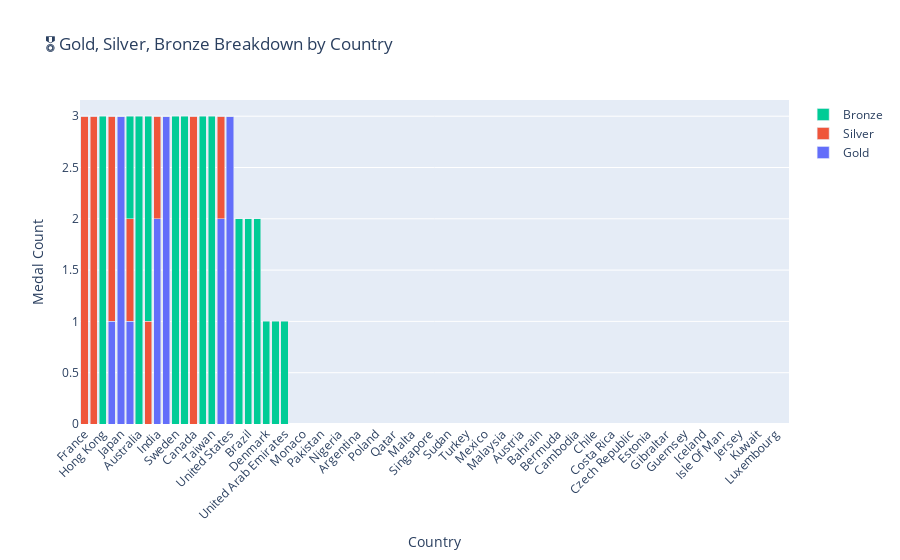

Notebook source saved alongside this figure:
### Code cell
# Load and clean your summary data
summary_df = pd.read_csv("country_metrics_medals.csv")

# Make sure required columns exist and are numeric
for col in ['Gold', 'Silver', 'Bronze']:
    summary_df[col] = pd.to_numeric(summary_df[col], errors="coerce").fillna(0)

# Create the stacked bar chart
fig = go.Figure(data=[
    go.Bar(name='Gold', x=summary_df['Country'], y=summary_df['Gold']),
    go.Bar(name='Silver', x=summary_df['Country'], y=summary_df['Silver']),
    go.Bar(name='Bronze', x=summary_df['Country'], y=summary_df['Bronze'])
])

fig.update_layout(
    barmode='stack',
    title="🎖️ Gold, Silver, Bronze Breakdown by Country",
    xaxis_title="Country",
    yaxis_title="Medal Count",
    xaxis_tickangle=-45
)

fig.show()

### Figure 1 — Plotly figure (JSON) as saved in the notebook; plotly's stock layout.template omitted (floating-point values rounded to 4 significant figures)
{"data": [{"name": "Gold", "type": "bar", "x": ["France", "Switzerland", "Hong Kong", "Germany", "Japan", "Saudi Arabia", "Australia", "South Korea", "India", "China", "Sweden", "Spain", "Canada", "Netherlands", "Taiwan", "United Kingdom", "United States", "Ireland", "Brazil", "Italy", "Denmark", "Norway", "United Arab Emirates", "Panama", "Monaco", "Oman", "Pakistan", "New Zealand", "Nigeria", "Peru", "Argentina", "Philippines", "Poland", "Portugal", "Qatar", "Romania", "Malta", "Russia", "Singapore", "South Africa", "Sudan", "Thailand", "Turkey", "Uruguay", "Mexico", "Kazakhstan", "Malaysia", "Macau", "Austria", "Bahamas", "Bahrain", "Belgium", "Bermuda", "British Virgin Islands", "Cambodia", "Cayman Islands", "Chile", "Colombia", "Costa Rica", "Cyprus", "Czech Republic", "Egypt", "Estonia", "Finland", "Gibraltar", "Greece", "Guernsey", "Hungary", "Iceland", "Indonesia", "Isle Of Man", "Israel", "Jersey", "Jordan", "Kuwait", "Lithuania", "Luxembourg", "Vietnam"], "y": [0, 0, 0, 1, 3, 1, 0, 0, 2, 3, 0, 0, 0, 0, 0, 2, 3, 0, 0, 0, 0, 0, 0, 0, 0, 0, 0, 0, 0, 0, 0, 0, 0, 0, 0, 0, 0, 0, 0, 0, 0, 0, 0, 0, 0, 0, 0, 0, 0, 0, 0, 0, 0, 0, 0, 0, 0, 0, 0, 0, 0, 0, 0, 0, 0, 0, 0, 0, 0, 0, 0, 0, 0, 0, 0, 0, 0, 0]}, {"name": "Silver", "type": "bar", "x": ["France", "Switzerland", "Hong Kong", "Germany", "Japan", "Saudi Arabia", "Australia", "South Korea", "India", "China", "Sweden", "Spain", "Canada", "Netherlands", "Taiwan", "United Kingdom", "United States", "Ireland", "Brazil", "Italy", "Denmark", "Norway", "United Arab Emirates", "Panama", "Monaco", "Oman", "Pakistan", "New Zealand", "Nigeria", "Peru", "Argentina", "Philippines", "Poland", "Portugal", "Qatar", "Romania", "Malta", "Russia", "Singapore", "South Africa", "Sudan", "Thailand", "Turkey", "Uruguay", "Mexico", "Kazakhstan", "Malaysia", "Macau", "Austria", "Bahamas", "Bahrain", "Belgium", "Bermuda", "British Virgin Islands", "Cambodia", "Cayman Islands", "Chile", "Colombia", "Costa Rica", "Cyprus", "Czech Republic", "Egypt", "Estonia", "Finland", "Gibraltar", "Greece", "Guernsey", "Hungary", "Iceland", "Indonesia", "Isle Of Man", "Israel", "Jersey", "Jordan", "Kuwait", "Lithuania", "Luxembourg", "Vietnam"], "y": [3, 3, 0, 2, 0, 1, 0, 1, 1, 0, 0, 0, 3, 0, 0, 1, 0, 0, 0, 0, 0, 0, 0, 0, 0, 0, 0, 0, 0, 0, 0, 0, 0, 0, 0, 0, 0, 0, 0, 0, 0, 0, 0, 0, 0, 0, 0, 0, 0, 0, 0, 0, 0, 0, 0, 0, 0, 0, 0, 0, 0, 0, 0, 0, 0, 0, 0, 0, 0, 0, 0, 0, 0, 0, 0, 0, 0, 0]}, {"name": "Bronze", "type": "bar", "x": ["France", "Switzerland", "Hong Kong", "Germany", "Japan", "Saudi Arabia", "Australia", "South Korea", "India", "China", "Sweden", "Spain", "Canada", "Netherlands", "Taiwan", "United Kingdom", "United States", "Ireland", "Brazil", "Italy", "Denmark", "Norway", "United Arab Emirates", "Panama", "Monaco", "Oman", "Pakistan", "New Zealand", "Nigeria", "Peru", "Argentina", "Philippines", "Poland", "Portugal", "Qatar", "Romania", "Malta", "Russia", "Singapore", "South Africa", "Sudan", "Thailand", "Turkey", "Uruguay", "Mexico", "Kazakhstan", "Malaysia", "Macau", "Austria", "Bahamas", "Bahrain", "Belgium", "Bermuda", "British Virgin Islands", "Cambodia", "Cayman Islands", "Chile", "Colombia", "Costa Rica", "Cyprus", "Czech Republic", "Egypt", "Estonia", "Finland", "Gibraltar", "Greece", "Guernsey", "Hungary", "Iceland", "Indonesia", "Isle Of Man", "Israel", "Jersey", "Jordan", "Kuwait", "Lithuania", "Luxembourg", "Vietnam"], "y": [0, 0, 3, 0, 0, 1, 3, 2, 0, 0, 3, 3, 0, 3, 3, 0, 0, 2, 2, 2, 1, 1, 1, 0, 0, 0, 0, 0, 0, 0, 0, 0, 0, 0, 0, 0, 0, 0, 0, 0, 0, 0, 0, 0, 0, 0, 0, 0, 0, 0, 0, 0, 0, 0, 0, 0, 0, 0, 0, 0, 0, 0, 0, 0, 0, 0, 0, 0, 0, 0, 0, 0, 0, 0, 0, 0, 0, 0]}], "layout": {"barmode": "stack", "title": {"text": "🎖️ Gold, Silver, Bronze Breakdown by Country"}, "xaxis": {"tickangle": -45, "title": {"text": "Country"}}, "yaxis": {"title": {"text": "Medal Count"}}}}
